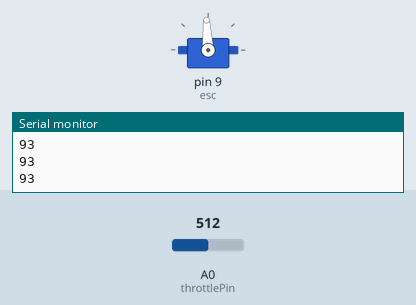
Simulated run of this sketch. Board: Arduino Uno, built with avr-gcc and run on an emulated ATmega328P. Shown: servo, the last lines printed to the serial monitor. The inputs (shaded band) are chosen by the test bench; at power-on: A0 (throttlePin) = 512.

Above: at 1.2 s.
1.3 s: A0 (throttlePin) set to 716
At 1.7 s:
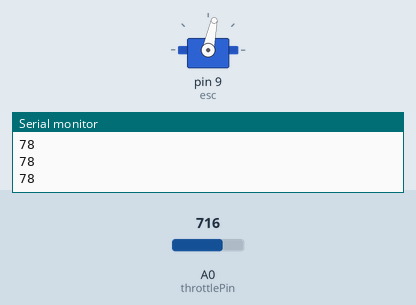
2.8 s: A0 (throttlePin) set to 1023
At 4.0 s:
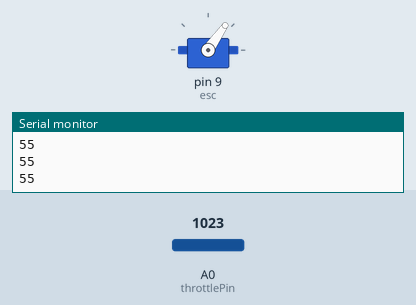
4.3 s: A0 (throttlePin) set to 306
At 5.3 s:
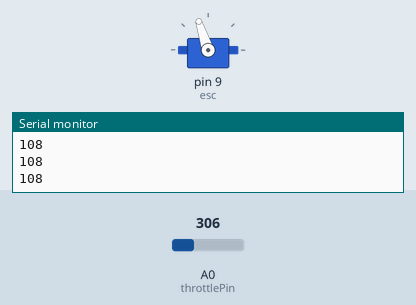
5.8 s: A0 (throttlePin) set to 122
At 6.5 s:
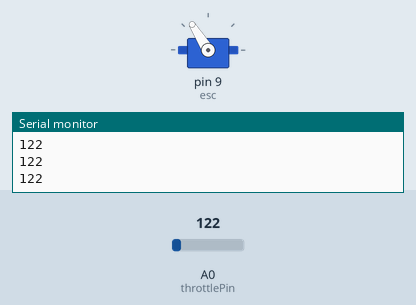
7.3 s: A0 (throttlePin) set to 511
At 8.7 s:
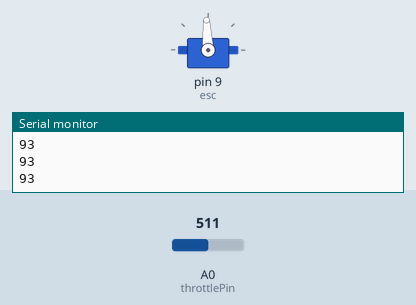
Timing chart, 0 to 9.8 s (numbered marks = the images above; inputs shaded):
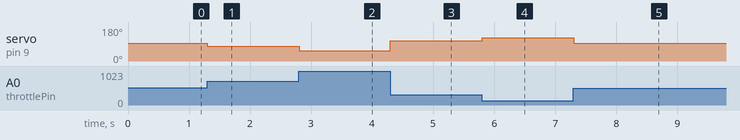

Measured:
- after the input at 1.3 s, servo on pin 9 (esc): 93° → 78° at once
- after the input at 2.8 s, servo on pin 9 (esc): 78° → 55° at once
- after the input at 4.3 s, servo on pin 9 (esc): 55° → 108° at once
- after the input at 5.8 s, servo on pin 9 (esc): 108° → 122° at once
- after the input at 7.3 s, servo on pin 9 (esc): 122° → 93° at once

The sketch:

arduRC_throttle.ino
```cpp
#include <Servo.h>

Servo esc;
int throttlePin = A0;  //Potentiometer Pin
//int throttlePin = A1;

void setup() {
  esc.attach(9); //ESC Pin
  Serial.begin(9600);
}

void loop() {
 int throttle = analogRead(throttlePin);
  //hthrottle = map(throttle, 650, 1023, 70, 55); //Motor Throttle


 throttle = map(throttle, 0, 1023, 130, 55); //Motor Throttle
  esc.write(throttle);

  Serial.println(throttle);
 // delay(50);
}
```
